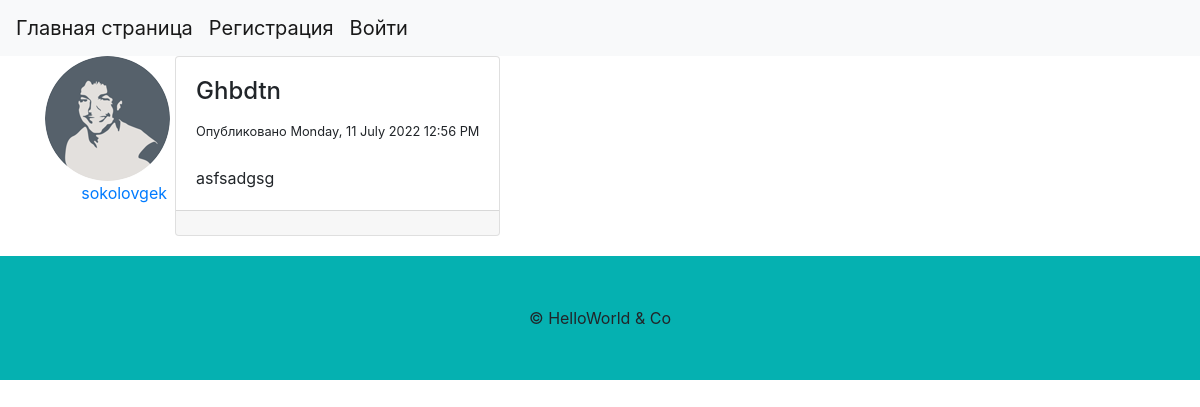
The page /post/12 on the database its author committed.
### flask_blog/models.py (models this page shows, shortened)
class User(db.Model, UserMixin):
    id = db.Column(db.Integer, primary_key=True)
    username = db.Column(db.String(20), unique=True, nullable=False)
    email = db.Column(db.String(120), unique=True, nullable=False)
    image_file = db.Column(db.String(20), nullable=False, default='default.png')
    password = db.Column(db.String(60), nullable=False)
    posts = db.relationship('Post', backref='author', lazy=True)

class Post(db.Model, UserMixin):
    id = db.Column(db.Integer, primary_key=True)
    title = db.Column(db.String(100), nullable=False)
    date_posted = db.Column(db.DateTime, nullable=False, default=datetime.datetime.utcnow())
    content = db.Column(db.Text, nullable=False)
    user_id = db.Column(db.Integer, db.ForeignKey('user.id'), nullable=True)

### flask_blog/posts/routes.py (the view)
@login_required
@posts.route('/post/<int:post_id>', methods=['GET', 'POST'])
def post(post_id):
    post = Post.query.get_or_404(post_id)
    return render_template('post.html', title=post.title, post=post)

### flask_blog/templates/post.html (shortened to what this page needs)
{% extends "base.html" %}
{% block content %}
<div class="container" style="display: flex;">
    <article class="media" style="display: flex; flex-direction: column;">
        <img class="rounded-circle article-img" style="margin-right: 5px;"
             src="{{ url_for('static', filename='profile_pics/' + post.author.image_file) }}">
        <a class="mr-2" href="{{ url_for('users.user_posts', username=post.author.username) }}" style="margin: 0 auto">{{
            post.author.username }}
        </a>
    </article>
    <div class="card" style="margin-bottom: 20px;">
        <div class="card-body">
            <h4 class="card-title">
                {{ post.title }}
            </h4>
            <small>
                Опубликовано {{ post.date_posted.strftime('%A, %d %B %Y %I:%M %p') }}
            </small>
            <br>
            <br>
            <p class="card-text">
                {{ post.content }}
            </p>
        </div>
        <div class="card-footer" style="font-size: 20px;">
        </div>
    </div>
</div>
{% endblock content %}

### flask_blog/static/css/style.css (style rules this page uses)
:root { --color:#05b1b1; --color2:#52339a; }

### rows shown on the page
User: image_file (picture), author.username "sokolovgek"
Post: title "Ghbdtn", date_posted "Monday, 11 July 2022 12:56 PM", content "asfsadgsg"
